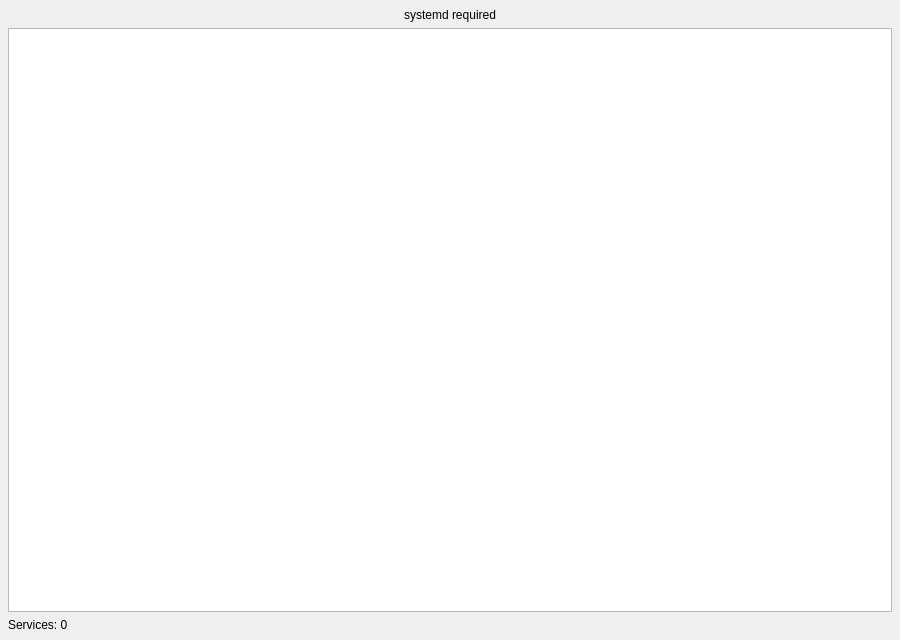
<?xml version="1.0" encoding="UTF-8"?>
<ui version="4.0">
 <class>ServicesWidget</class>
 <widget class="QWidget" name="ServicesWidget">
  <property name="geometry">
   <rect>
    <x>0</x>
    <y>0</y>
    <width>900</width>
    <height>640</height>
   </rect>
  </property>
  <layout class="QVBoxLayout" name="verticalLayout">
   <property name="leftMargin"><number>8</number></property>
   <property name="topMargin"><number>8</number></property>
   <property name="rightMargin"><number>8</number></property>
   <property name="bottomMargin"><number>8</number></property>
   <property name="spacing"><number>6</number></property>
   <item>
    <widget class="QLabel" name="unavailableLabel">
     <property name="text">
      <string>systemd required</string>
     </property>
     <property name="alignment">
      <set>Qt::AlignCenter</set>
     </property>
     <property name="visible">
      <bool>false</bool>
     </property>
    </widget>
   </item>
   <item>
    <widget class="QTableWidget" name="tableWidget"/>
   </item>
   <item>
    <widget class="QLabel" name="statusLabel">
     <property name="text">
      <string>Services: 0</string>
     </property>
    </widget>
   </item>
  </layout>
 </widget>
 <resources/>
 <connections/>
</ui>
